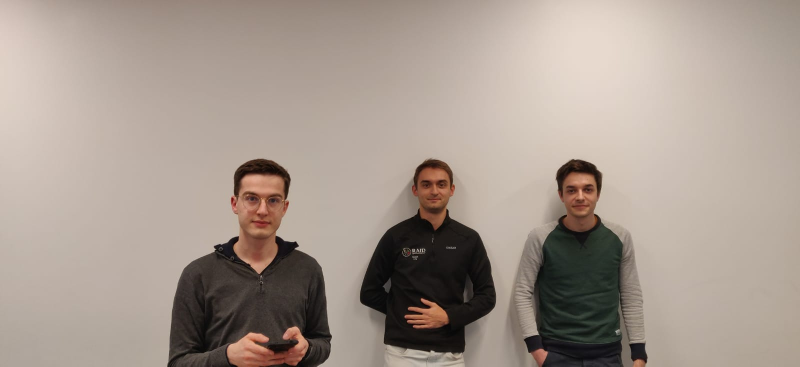
#> input picture 06.jpg, 1599 x 733 px (shown at 1/2 size)
$ jupyter execute 'Face detection.ipynb'
#> lines starting #> are read from the running program, lines starting #| are printed output that depends on the picture; after the words box and inside, x2 and y2 are one past the last pixel; in counts of white or black regions, pixels touching at a corner belong together
[cell 1]
import cv2
import matplotlib.pyplot as plt
font = cv2.FONT_HERSHEY_SIMPLEX
cascPath = "C:/Users/asus/Anaconda3/Lib/site-packages/cv2/data/haarcascade_frontalface_default.xml"
faceCascade = cv2.CascadeClassifier(cascPath)

[cell 2]
def get_img(path):
#> called with path = '06.jpg'
    return cv2.imread(path)
#> returned value is the input picture: shape (733, 1599, 3); mean B, G, R 142.5, 152.3, 165.3

[cell 3]
def convertToRGB(image):
    return cv2.cvtColor(image, cv2.COLOR_BGR2RGB)

[cell 4]
def get_faces(img):
    # Detect faces
    return faceCascade.detectMultiScale(img, scaleFactor=1.1, minNeighbors=5)

[cell 5]
def draw_faces(img, faces, name):
    img_faces = img.copy()
    #for each faces
    for (x, y, w, h) in faces:
    # Draw rectangle around the face
        cv2.rectangle(img_faces, (x, y-int(0.3*h)), (x+w, y+int(1.1*h)), (255, 255, 255), 3)
    plt.figure(figsize=(24,8))
    plt.subplot(1,2,1)
    plt.imshow(convertToRGB(img))
    plt.subplot(1,2,2)
    plt.imshow(convertToRGB(img_faces))
    plt.show()
    cv2.imwrite(name,img_faces)

[cell 6]
def visualise(faces):
    N = len(faces)
    plt.figure(figsize = (N*3,4))
    for i, face in enumerate(faces):
        fig1 = plt.subplot(1,N,i+1)
        plt.imshow(convertToRGB(face))
    plt.show()

[cell 7]
def resize_imgs(img, faces):
    images = []
    for i,(x, y, w, h) in enumerate(faces):
        img_to_resize = img[y-int(0.3*h):y+int(1.1*h),x:x+w]
        scale_percent = 512/(int(0.3*h)+int(1.1*h))
        width = int(img_to_resize.shape[1] * scale_percent)
        height = int(img_to_resize.shape[0] * scale_percent)
        dim = (width, height)
        # resize image
        resized = cv2.resize(img_to_resize, dim, interpolation = cv2.INTER_AREA)
        images.append(resized)
    visualise(images)
    return images

[cell 8]
def write_faces(imgs, name):
    for i,img in enumerate(imgs):
        cv2.imwrite(name+'_'+str(i)+'.png', img)

[cell 9]
def face_extraction(img, name):
    img_faces = get_faces(img)
    imgs = resize_imgs(img,faces)
    write_faces(imgs, name)

[cell 10]
img = get_img('06.jpg')
faces = get_faces(img)
#> faces = [[824, 336, 87, 87], [1109, 342, 99, 99], [458, 348, 133, 133]]
draw_faces(img, faces, 'Faces_detection_1.png')
#> the loop in draw_faces, `for (x, y, w, h) in faces:` made 3 passes
#> after the loop in draw_faces, `for (x, y, w, h) in faces:`:
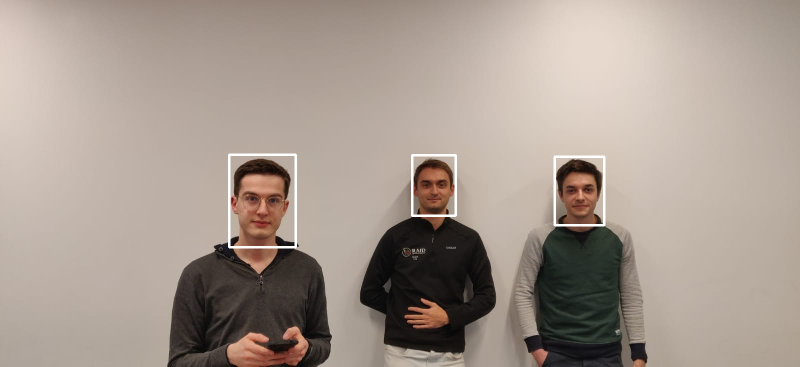
#> img_faces: shape (733, 1599, 3) (shown at 1/2 size); 0.65% of pixels changed, all inside (x1, y1, x2, y2) = (456, 307, 1211, 497)
#> in draw_faces, `plt.show()`:
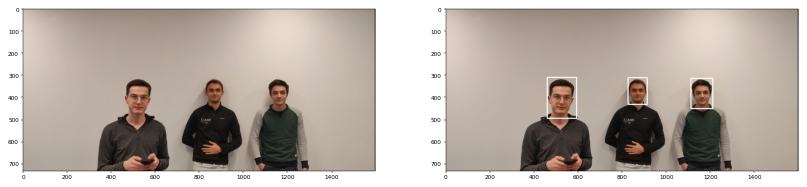
#> figure drawn by matplotlib, 2 panels

[cell 11]
face_extraction(img, 'face')
#> in face_extraction, `img_faces = get_faces(img)`: img_faces has the same summary as faces outside face_extraction
#> the loop in resize_imgs, `for i,(x, y, w, h) in enumerate(faces):` made 3 passes
#> (x, y, w, h, scale_percent, width, dim) on passes 1 to 3: (824, 336, 87, 87, 4.23, 368, (368, 512)), (1109, 342, 99, 99, 3.74, 369, (369, 512)), (458, 348, 133, 133, 2.77, 368, (368, 512))
#> pass 1, in resize_imgs, `img_to_resize = img[y-int(0.3*h):y+int(1.1*h),x:x+w]`:
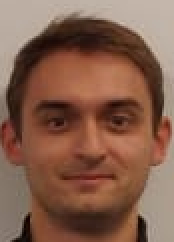
#> img_to_resize: shape (121, 87, 3) (shown 2 times larger); mean B, G, R 75.8, 94, 132.2
#> pass 2, in resize_imgs, `img_to_resize = img[y-int(0.3*h):y+int(1.1*h),x:x+w]`:
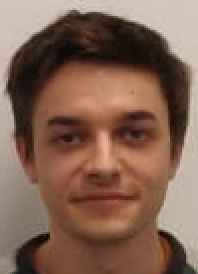
#> img_to_resize: shape (137, 99, 3) (shown 2 times larger); mean B, G, R 82.3, 98.4, 130.4
#> after the loop in resize_imgs, `for i,(x, y, w, h) in enumerate(faces):`:
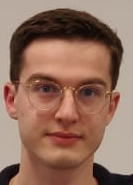
#> img_to_resize: shape (185, 133, 3); mean B, G, R 94.5, 111, 146.6
#> after the loop in resize_imgs, `for i,(x, y, w, h) in enumerate(faces):`: images = 3 items
#> in visualise, `N = len(faces)`: N = 3
#> the loop in visualise, `for i, face in enumerate(faces):` made 3 passes
#> in visualise, `plt.show()`:
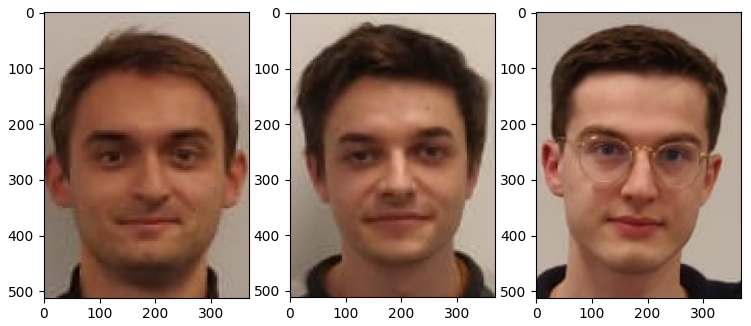
#> figure drawn by matplotlib, 3 panels
#> in face_extraction, `imgs = resize_imgs(img,faces)`: imgs = 3 items
#> the loop in write_faces, `for i,img in enumerate(imgs):` made 3 passes

$ run again, with Code Floby/headPose.jpg copied over 06.jpg
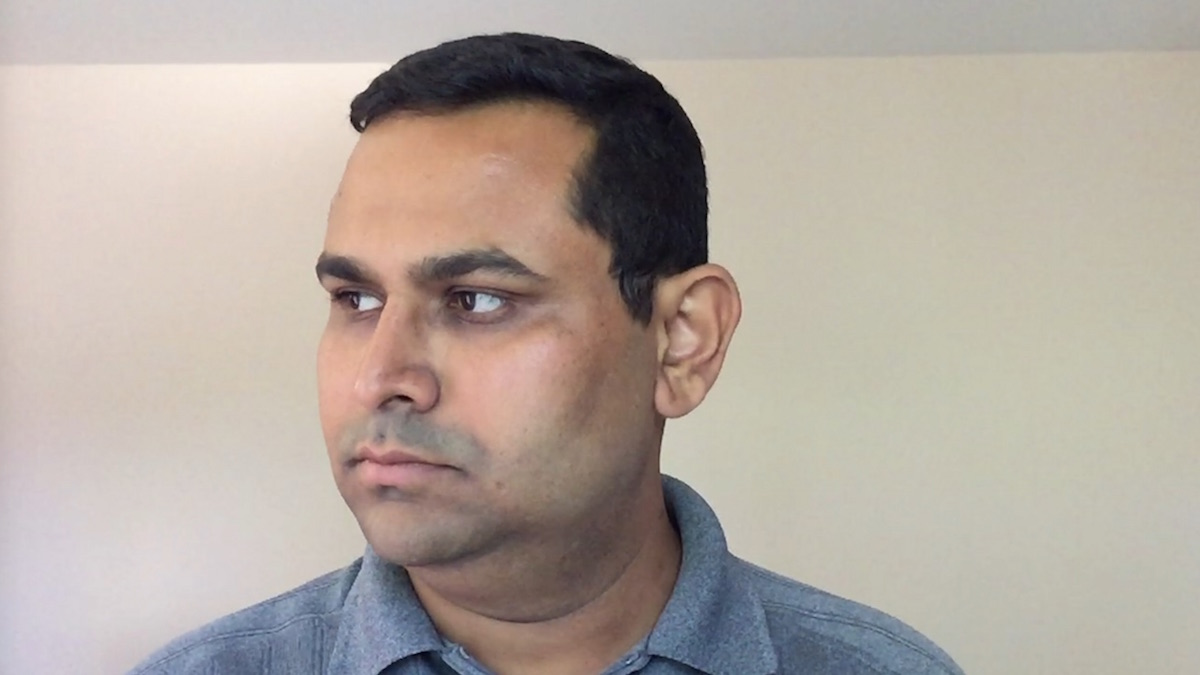
#> input picture Code Floby/headPose.jpg, 1200 x 675 px
#> in get_img, returned value is the input picture: shape (675, 1200, 3); mean B, G, R 159.9, 168.4, 178.6
#> faces = [[217, 162, 367, 367]]
#> the loop in draw_faces, `for (x, y, w, h) in faces:` made 1 pass
#> after the loop in draw_faces, `for (x, y, w, h) in faces:`:
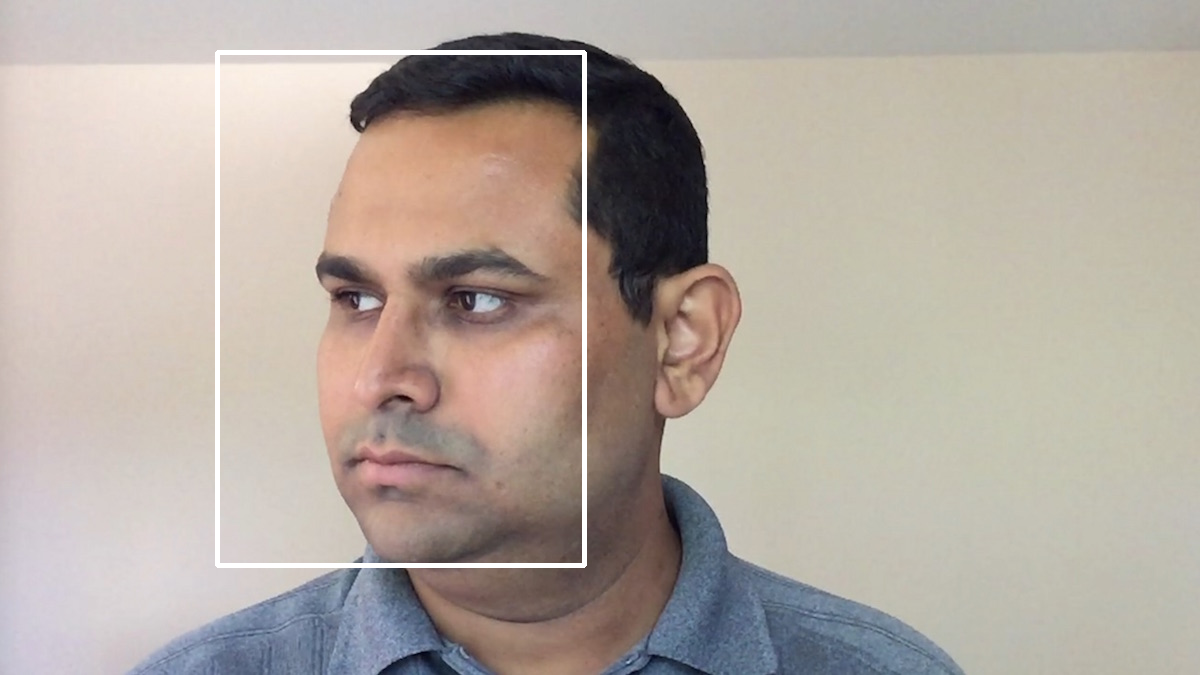
#> img_faces: shape (675, 1200, 3); 1.08% of pixels changed, all inside (x1, y1, x2, y2) = (215, 50, 587, 568)
#> the loop in resize_imgs, `for i,(x, y, w, h) in enumerate(faces):` made 1 pass
#> (x, y, w, h, scale_percent, width, height) on pass 1: (217, 162, 367, 367, 0.998, 366, 512)
#> pass 1, in resize_imgs, `img_to_resize = img[y-int(0.3*h):y+int(1.1*h),x:x+w]`:
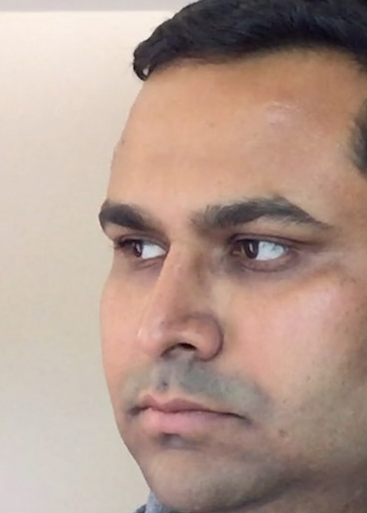
#> img_to_resize: shape (513, 367, 3); mean B, G, R 141.6, 153.6, 178
#> after the loop in resize_imgs, `for i,(x, y, w, h) in enumerate(faces):`: images = 1 item
#> N = 1
#> the loop in visualise, `for i, face in enumerate(faces):` made 1 pass
#> imgs = 1 item
#> the loop in write_faces, `for i,img in enumerate(imgs):` made 1 pass
